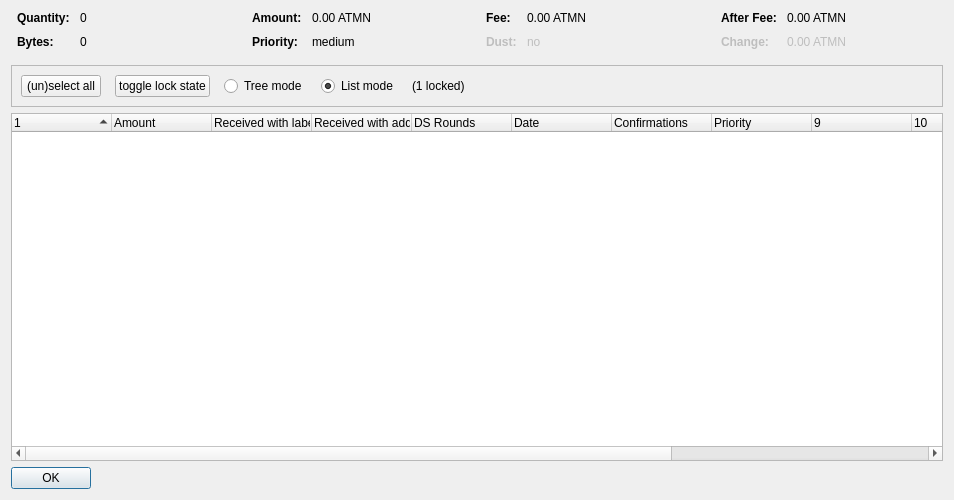
<?xml version="1.0" encoding="UTF-8"?>
<ui version="4.0">
 <class>CoinControlDialog</class>
 <widget class="QDialog" name="CoinControlDialog">
  <property name="geometry">
   <rect>
    <x>0</x>
    <y>0</y>
    <width>954</width>
    <height>500</height>
   </rect>
  </property>
  <property name="windowTitle">
   <string>Coin Selection</string>
  </property>
  <layout class="QVBoxLayout" name="verticalLayout">
   <item>
    <layout class="QHBoxLayout" name="horizontalLayoutTop" stretch="0,0,0,0">
     <property name="topMargin">
      <number>0</number>
     </property>
     <property name="bottomMargin">
      <number>10</number>
     </property>
     <item>
      <layout class="QFormLayout" name="formLayoutCoinControl1">
       <property name="horizontalSpacing">
        <number>10</number>
       </property>
       <property name="verticalSpacing">
        <number>10</number>
       </property>
       <property name="leftMargin">
        <number>6</number>
       </property>
       <property name="rightMargin">
        <number>6</number>
       </property>
       <item row="0" column="0">
        <widget class="QLabel" name="labelCoinControlQuantityText">
         <property name="font">
          <font>
           <weight>75</weight>
           <bold>true</bold>
          </font>
         </property>
         <property name="text">
          <string>Quantity:</string>
         </property>
        </widget>
       </item>
       <item row="0" column="1">
        <widget class="QLabel" name="labelCoinControlQuantity">
         <property name="cursor">
          <cursorShape>IBeamCursor</cursorShape>
         </property>
         <property name="contextMenuPolicy">
          <enum>Qt::ActionsContextMenu</enum>
         </property>
         <property name="text">
          <string notr="true">0</string>
         </property>
         <property name="textInteractionFlags">
          <set>Qt::LinksAccessibleByMouse|Qt::TextSelectableByKeyboard|Qt::TextSelectableByMouse</set>
         </property>
        </widget>
       </item>
       <item row="1" column="0">
        <widget class="QLabel" name="labelCoinControlBytesText">
         <property name="font">
          <font>
           <weight>75</weight>
           <bold>true</bold>
          </font>
         </property>
         <property name="text">
          <string>Bytes:</string>
         </property>
        </widget>
       </item>
       <item row="1" column="1">
        <widget class="QLabel" name="labelCoinControlBytes">
         <property name="cursor">
          <cursorShape>IBeamCursor</cursorShape>
         </property>
         <property name="contextMenuPolicy">
          <enum>Qt::ActionsContextMenu</enum>
         </property>
         <property name="text">
          <string notr="true">0</string>
         </property>
         <property name="textInteractionFlags">
          <set>Qt::LinksAccessibleByMouse|Qt::TextSelectableByKeyboard|Qt::TextSelectableByMouse</set>
         </property>
        </widget>
       </item>
      </layout>
     </item>
     <item>
      <layout class="QFormLayout" name="formLayoutCoinControl2">
       <property name="horizontalSpacing">
        <number>10</number>
       </property>
       <property name="verticalSpacing">
        <number>10</number>
       </property>
       <property name="leftMargin">
        <number>6</number>
       </property>
       <property name="rightMargin">
        <number>6</number>
       </property>
       <item row="0" column="0">
        <widget class="QLabel" name="labelCoinControlAmountText">
         <property name="font">
          <font>
           <weight>75</weight>
           <bold>true</bold>
          </font>
         </property>
         <property name="text">
          <string>Amount:</string>
         </property>
        </widget>
       </item>
       <item row="0" column="1">
        <widget class="QLabel" name="labelCoinControlAmount">
         <property name="cursor">
          <cursorShape>IBeamCursor</cursorShape>
         </property>
         <property name="contextMenuPolicy">
          <enum>Qt::ActionsContextMenu</enum>
         </property>
         <property name="text">
          <string notr="true">0.00 ATMN</string>
         </property>
         <property name="textInteractionFlags">
          <set>Qt::LinksAccessibleByMouse|Qt::TextSelectableByKeyboard|Qt::TextSelectableByMouse</set>
         </property>
        </widget>
       </item>
       <item row="1" column="0">
        <widget class="QLabel" name="labelCoinControlPriorityText">
         <property name="font">
          <font>
           <weight>75</weight>
           <bold>true</bold>
          </font>
         </property>
         <property name="text">
          <string>Priority:</string>
         </property>
        </widget>
       </item>
       <item row="1" column="1">
        <widget class="QLabel" name="labelCoinControlPriority">
         <property name="cursor">
          <cursorShape>IBeamCursor</cursorShape>
         </property>
         <property name="contextMenuPolicy">
          <enum>Qt::ActionsContextMenu</enum>
         </property>
         <property name="text">
          <string>medium</string>
         </property>
         <property name="textInteractionFlags">
          <set>Qt::LinksAccessibleByMouse|Qt::TextSelectableByKeyboard|Qt::TextSelectableByMouse</set>
         </property>
        </widget>
       </item>
      </layout>
     </item>
     <item>
      <layout class="QFormLayout" name="formLayoutCoinControl3">
       <property name="horizontalSpacing">
        <number>10</number>
       </property>
       <property name="verticalSpacing">
        <number>10</number>
       </property>
       <property name="leftMargin">
        <number>6</number>
       </property>
       <property name="rightMargin">
        <number>6</number>
       </property>
       <item row="0" column="0">
        <widget class="QLabel" name="labelCoinControlFeeText">
         <property name="font">
          <font>
           <weight>75</weight>
           <bold>true</bold>
          </font>
         </property>
         <property name="text">
          <string>Fee:</string>
         </property>
        </widget>
       </item>
       <item row="0" column="1">
        <widget class="QLabel" name="labelCoinControlFee">
         <property name="cursor">
          <cursorShape>IBeamCursor</cursorShape>
         </property>
         <property name="contextMenuPolicy">
          <enum>Qt::ActionsContextMenu</enum>
         </property>
         <property name="text">
          <string notr="true">0.00 ATMN</string>
         </property>
         <property name="textInteractionFlags">
          <set>Qt::LinksAccessibleByMouse|Qt::TextSelectableByKeyboard|Qt::TextSelectableByMouse</set>
         </property>
        </widget>
       </item>
       <item row="1" column="0">
        <widget class="QLabel" name="labelCoinControlLowOutputText">
         <property name="enabled">
          <bool>false</bool>
         </property>
         <property name="font">
          <font>
           <weight>75</weight>
           <bold>true</bold>
          </font>
         </property>
         <property name="text">
          <string>Dust:</string>
         </property>
        </widget>
       </item>
       <item row="1" column="1">
        <widget class="QLabel" name="labelCoinControlLowOutput">
         <property name="enabled">
          <bool>false</bool>
         </property>
         <property name="cursor">
          <cursorShape>IBeamCursor</cursorShape>
         </property>
         <property name="contextMenuPolicy">
          <enum>Qt::ActionsContextMenu</enum>
         </property>
         <property name="text">
          <string>no</string>
         </property>
         <property name="textInteractionFlags">
          <set>Qt::LinksAccessibleByMouse|Qt::TextSelectableByKeyboard|Qt::TextSelectableByMouse</set>
         </property>
        </widget>
       </item>
      </layout>
     </item>
     <item>
      <layout class="QFormLayout" name="formLayoutCoinControl4">
       <property name="horizontalSpacing">
        <number>10</number>
       </property>
       <property name="verticalSpacing">
        <number>10</number>
       </property>
       <property name="leftMargin">
        <number>6</number>
       </property>
       <property name="rightMargin">
        <number>6</number>
       </property>
       <item row="0" column="0">
        <widget class="QLabel" name="labelCoinControlAfterFeeText">
         <property name="font">
          <font>
           <weight>75</weight>
           <bold>true</bold>
          </font>
         </property>
         <property name="text">
          <string>After Fee:</string>
         </property>
        </widget>
       </item>
       <item row="0" column="1">
        <widget class="QLabel" name="labelCoinControlAfterFee">
         <property name="cursor">
          <cursorShape>IBeamCursor</cursorShape>
         </property>
         <property name="contextMenuPolicy">
          <enum>Qt::ActionsContextMenu</enum>
         </property>
         <property name="text">
          <string notr="true">0.00 ATMN</string>
         </property>
         <property name="textInteractionFlags">
          <set>Qt::LinksAccessibleByMouse|Qt::TextSelectableByKeyboard|Qt::TextSelectableByMouse</set>
         </property>
        </widget>
       </item>
       <item row="1" column="0">
        <widget class="QLabel" name="labelCoinControlChangeText">
         <property name="enabled">
          <bool>false</bool>
         </property>
         <property name="font">
          <font>
           <weight>75</weight>
           <bold>true</bold>
          </font>
         </property>
         <property name="text">
          <string>Change:</string>
         </property>
        </widget>
       </item>
       <item row="1" column="1">
        <widget class="QLabel" name="labelCoinControlChange">
         <property name="enabled">
          <bool>false</bool>
         </property>
         <property name="cursor">
          <cursorShape>IBeamCursor</cursorShape>
         </property>
         <property name="contextMenuPolicy">
          <enum>Qt::ActionsContextMenu</enum>
         </property>
         <property name="text">
          <string notr="true">0.00 ATMN</string>
         </property>
         <property name="textInteractionFlags">
          <set>Qt::LinksAccessibleByMouse|Qt::TextSelectableByKeyboard|Qt::TextSelectableByMouse</set>
         </property>
        </widget>
       </item>
      </layout>
     </item>
    </layout>
   </item>
   <item>
    <widget class="QFrame" name="frame">
     <property name="minimumSize">
      <size>
       <width>0</width>
       <height>40</height>
      </size>
     </property>
     <property name="frameShape">
      <enum>QFrame::StyledPanel</enum>
     </property>
     <property name="frameShadow">
      <enum>QFrame::Sunken</enum>
     </property>
     <layout class="QHBoxLayout" name="horizontalLayout">
      <item>
       <layout class="QHBoxLayout" name="horizontalLayoutPanel" stretch="0,0,0,0,0,0">
        <property name="spacing">
         <number>14</number>
        </property>
        <item>
         <widget class="QPushButton" name="pushButtonSelectAll">
          <property name="sizePolicy">
           <sizepolicy hsizetype="Maximum" vsizetype="Fixed">
            <horstretch>0</horstretch>
            <verstretch>0</verstretch>
           </sizepolicy>
          </property>
          <property name="text">
           <string>(un)select all</string>
          </property>
          <property name="autoDefault">
           <bool>false</bool>
          </property>
         </widget>
        </item>
        <item>
         <widget class="QPushButton" name="pushButtonToggleLock">
          <property name="sizePolicy">
           <sizepolicy hsizetype="Maximum" vsizetype="Fixed">
            <horstretch>0</horstretch>
            <verstretch>0</verstretch>
           </sizepolicy>
          </property>
          <property name="text">
           <string>toggle lock state</string>
          </property>
          <property name="autoDefault">
           <bool>false</bool>
          </property>
         </widget>
        </item>
        <item>
         <widget class="QRadioButton" name="radioTreeMode">
          <property name="sizePolicy">
           <sizepolicy hsizetype="Maximum" vsizetype="Fixed">
            <horstretch>0</horstretch>
            <verstretch>0</verstretch>
           </sizepolicy>
          </property>
          <property name="text">
           <string>Tree mode</string>
          </property>
         </widget>
        </item>
        <item>
         <widget class="QRadioButton" name="radioListMode">
          <property name="sizePolicy">
           <sizepolicy hsizetype="Maximum" vsizetype="Fixed">
            <horstretch>0</horstretch>
            <verstretch>0</verstretch>
           </sizepolicy>
          </property>
          <property name="text">
           <string>List mode</string>
          </property>
          <property name="checked">
           <bool>true</bool>
          </property>
         </widget>
        </item>
        <item>
         <widget class="QLabel" name="labelLocked">
          <property name="text">
           <string>(1 locked)</string>
          </property>
         </widget>
        </item>
        <item>
         <spacer name="horizontalSpacer">
          <property name="orientation">
           <enum>Qt::Horizontal</enum>
          </property>
          <property name="sizeHint" stdset="0">
           <size>
            <width>40</width>
            <height>20</height>
           </size>
          </property>
         </spacer>
        </item>
       </layout>
      </item>
     </layout>
    </widget>
   </item>
   <item>
    <widget class="CoinControlTreeWidget" name="treeWidget">
     <property name="contextMenuPolicy">
      <enum>Qt::CustomContextMenu</enum>
     </property>
     <property name="sortingEnabled">
      <bool>false</bool>
     </property>
     <property name="columnCount">
      <number>13</number>
     </property>
     <attribute name="headerShowSortIndicator" stdset="0">
      <bool>true</bool>
     </attribute>
     <attribute name="headerStretchLastSection">
      <bool>false</bool>
     </attribute>
     <column>
      <property name="text">
       <string/>
      </property>
     </column>
     <column>
      <property name="text">
       <string>Amount</string>
      </property>
     </column>
     <column>
      <property name="text">
       <string>Received with label</string>
      </property>
     </column>
     <column>
      <property name="text">
       <string>Received with address</string>
      </property>
     </column>
     <column>
      <property name="text">
       <string>DS Rounds</string>
      </property>
     </column>
     <column>
      <property name="text">
       <string>Date</string>
      </property>
     </column>
     <column>
      <property name="text">
       <string>Confirmations</string>
      </property>
      <property name="toolTip">
       <string>Confirmed</string>
      </property>
     </column>
     <column>
      <property name="text">
       <string>Priority</string>
      </property>
     </column>
     <column>
      <property name="text">
       <string/>
      </property>
     </column>
     <column>
      <property name="text">
       <string/>
      </property>
     </column>
     <column>
      <property name="text">
       <string/>
      </property>
     </column>
     <column>
      <property name="text">
       <string/>
      </property>
     </column>
     <column>
      <property name="text">
       <string/>
      </property>
     </column>
    </widget>
   </item>
   <item>
    <widget class="QDialogButtonBox" name="buttonBox">
     <property name="sizePolicy">
      <sizepolicy hsizetype="Maximum" vsizetype="Fixed">
       <horstretch>0</horstretch>
       <verstretch>0</verstretch>
      </sizepolicy>
     </property>
     <property name="orientation">
      <enum>Qt::Horizontal</enum>
     </property>
     <property name="standardButtons">
      <set>QDialogButtonBox::Ok</set>
     </property>
    </widget>
   </item>
  </layout>
 </widget>
 <customwidgets>
  <customwidget>
   <class>CoinControlTreeWidget</class>
   <extends>QTreeWidget</extends>
   <header>coincontroltreewidget.h</header>
  </customwidget>
 </customwidgets>
 <resources/>
 <connections/>
</ui>
